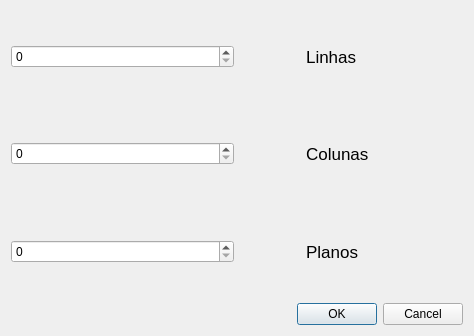
<?xml version="1.0" encoding="UTF-8"?>
<ui version="4.0">
 <class>DialogEscultor</class>
 <widget class="QDialog" name="DialogEscultor">
  <property name="geometry">
   <rect>
    <x>0</x>
    <y>0</y>
    <width>474</width>
    <height>336</height>
   </rect>
  </property>
  <property name="windowTitle">
   <string>Dialog</string>
  </property>
  <layout class="QVBoxLayout" name="verticalLayout">
   <item>
    <layout class="QHBoxLayout" name="horizontalLayout">
     <item>
      <widget class="QSpinBox" name="spinBoxLinhas">
       <property name="maximum">
        <number>500</number>
       </property>
      </widget>
     </item>
     <item>
      <widget class="QLabel" name="label">
       <property name="font">
        <font>
         <pointsize>13</pointsize>
        </font>
       </property>
       <property name="text">
        <string>              Linhas</string>
       </property>
      </widget>
     </item>
    </layout>
   </item>
   <item>
    <layout class="QHBoxLayout" name="horizontalLayout_2">
     <item>
      <widget class="QSpinBox" name="spinBoxColunas">
       <property name="maximum">
        <number>500</number>
       </property>
      </widget>
     </item>
     <item>
      <widget class="QLabel" name="label_2">
       <property name="font">
        <font>
         <pointsize>13</pointsize>
        </font>
       </property>
       <property name="text">
        <string>              Colunas</string>
       </property>
      </widget>
     </item>
    </layout>
   </item>
   <item>
    <layout class="QHBoxLayout" name="horizontalLayout_3">
     <item>
      <widget class="QSpinBox" name="spinBoxPlanos">
       <property name="maximum">
        <number>500</number>
       </property>
      </widget>
     </item>
     <item>
      <widget class="QLabel" name="label_3">
       <property name="font">
        <font>
         <pointsize>13</pointsize>
        </font>
       </property>
       <property name="text">
        <string>              Planos</string>
       </property>
      </widget>
     </item>
    </layout>
   </item>
   <item>
    <widget class="QDialogButtonBox" name="buttonBox">
     <property name="orientation">
      <enum>Qt::Horizontal</enum>
     </property>
     <property name="standardButtons">
      <set>QDialogButtonBox::Cancel|QDialogButtonBox::Ok</set>
     </property>
    </widget>
   </item>
  </layout>
 </widget>
 <resources/>
 <connections>
  <connection>
   <sender>buttonBox</sender>
   <signal>accepted()</signal>
   <receiver>DialogEscultor</receiver>
   <slot>accept()</slot>
   <hints>
    <hint type="sourcelabel">
     <x>248</x>
     <y>254</y>
    </hint>
    <hint type="destinationlabel">
     <x>157</x>
     <y>274</y>
    </hint>
   </hints>
  </connection>
  <connection>
   <sender>buttonBox</sender>
   <signal>rejected()</signal>
   <receiver>DialogEscultor</receiver>
   <slot>reject()</slot>
   <hints>
    <hint type="sourcelabel">
     <x>316</x>
     <y>260</y>
    </hint>
    <hint type="destinationlabel">
     <x>286</x>
     <y>274</y>
    </hint>
   </hints>
  </connection>
 </connections>
</ui>
